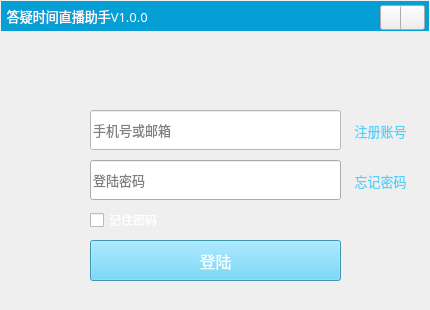
<?xml version="1.0" encoding="UTF-8"?>
<ui version="4.0">
 <class>LoginWindowClass</class>
 <widget class="QMainWindow" name="LoginWindowClass">
  <property name="geometry">
   <rect>
    <x>0</x>
    <y>0</y>
    <width>430</width>
    <height>310</height>
   </rect>
  </property>
  <property name="baseSize">
   <size>
    <width>1</width>
    <height>1</height>
   </size>
  </property>
  <property name="windowTitle">
   <string>LoginWindow</string>
  </property>
  <property name="animated">
   <bool>true</bool>
  </property>
  <widget class="QWidget" name="centralWidget">
   <widget class="QLabel" name="title_label">
    <property name="geometry">
     <rect>
      <x>0</x>
      <y>0</y>
      <width>221</width>
      <height>31</height>
     </rect>
    </property>
    <property name="font">
     <font>
      <family>微软雅黑</family>
      <pointsize>10</pointsize>
     </font>
    </property>
    <property name="styleSheet">
     <string notr="true">color: rgb(255, 255, 255);</string>
    </property>
    <property name="text">
     <string>  答疑时间直播助手V1.0.0</string>
    </property>
   </widget>
   <widget class="QPushButton" name="homepage_pushBtn">
    <property name="geometry">
     <rect>
      <x>90</x>
      <y>40</y>
      <width>251</width>
      <height>51</height>
     </rect>
    </property>
    <property name="font">
     <font>
      <family>微软雅黑</family>
      <pointsize>9</pointsize>
      <weight>50</weight>
      <bold>false</bold>
     </font>
    </property>
    <property name="cursor">
     <cursorShape>PointingHandCursor</cursorShape>
    </property>
    <property name="styleSheet">
     <string notr="true">border-image: url(:/LoginWindow/images/login_log.png);</string>
    </property>
    <property name="text">
     <string/>
    </property>
    <property name="flat">
     <bool>true</bool>
    </property>
   </widget>
   <widget class="QPushButton" name="login_pushBtn">
    <property name="geometry">
     <rect>
      <x>90</x>
      <y>240</y>
      <width>251</width>
      <height>41</height>
     </rect>
    </property>
    <property name="font">
     <font>
      <family>微软雅黑</family>
      <pointsize>12</pointsize>
     </font>
    </property>
    <property name="cursor">
     <cursorShape>PointingHandCursor</cursorShape>
    </property>
    <property name="focusPolicy">
     <enum>Qt::StrongFocus</enum>
    </property>
    <property name="styleSheet">
     <string notr="true">color: rgb(255, 255, 255);
background-color: rgb(87, 207, 248);</string>
    </property>
    <property name="text">
     <string>登陆</string>
    </property>
   </widget>
   <widget class="QLineEdit" name="UserName_Edit">
    <property name="geometry">
     <rect>
      <x>90</x>
      <y>110</y>
      <width>251</width>
      <height>40</height>
     </rect>
    </property>
    <property name="baseSize">
     <size>
      <width>50</width>
      <height>0</height>
     </size>
    </property>
    <property name="font">
     <font>
      <family>微软雅黑</family>
      <pointsize>10</pointsize>
     </font>
    </property>
    <property name="focusPolicy">
     <enum>Qt::StrongFocus</enum>
    </property>
    <property name="styleSheet">
     <string notr="true">background-color: rgb(255, 255, 255);</string>
    </property>
    <property name="echoMode">
     <enum>QLineEdit::Normal</enum>
    </property>
    <property name="placeholderText">
     <string>手机号或邮箱</string>
    </property>
   </widget>
   <widget class="MToolButton" name="min_pushBtn">
    <property name="geometry">
     <rect>
      <x>380</x>
      <y>5</y>
      <width>25</width>
      <height>25</height>
     </rect>
    </property>
    <property name="cursor">
     <cursorShape>PointingHandCursor</cursorShape>
    </property>
    <property name="text">
     <string/>
    </property>
   </widget>
   <widget class="MToolButton" name="close_pushBtn">
    <property name="geometry">
     <rect>
      <x>400</x>
      <y>5</y>
      <width>25</width>
      <height>25</height>
     </rect>
    </property>
    <property name="cursor">
     <cursorShape>PointingHandCursor</cursorShape>
    </property>
    <property name="text">
     <string/>
    </property>
   </widget>
   <widget class="QLabel" name="label_7">
    <property name="geometry">
     <rect>
      <x>100</x>
      <y>117</y>
      <width>25</width>
      <height>25</height>
     </rect>
    </property>
    <property name="styleSheet">
     <string notr="true">border-image: url(:/LoginWindow/images/username.png);</string>
    </property>
    <property name="text">
     <string/>
    </property>
   </widget>
   <widget class="QLineEdit" name="UserPass_Edit">
    <property name="geometry">
     <rect>
      <x>90</x>
      <y>160</y>
      <width>251</width>
      <height>40</height>
     </rect>
    </property>
    <property name="font">
     <font>
      <family>微软雅黑</family>
      <pointsize>10</pointsize>
     </font>
    </property>
    <property name="focusPolicy">
     <enum>Qt::StrongFocus</enum>
    </property>
    <property name="echoMode">
     <enum>QLineEdit::Password</enum>
    </property>
    <property name="placeholderText">
     <string>登陆密码</string>
    </property>
   </widget>
   <widget class="QPushButton" name="findPassword_pushBtn">
    <property name="geometry">
     <rect>
      <x>340</x>
      <y>160</y>
      <width>81</width>
      <height>41</height>
     </rect>
    </property>
    <property name="font">
     <font>
      <family>微软雅黑</family>
      <pointsize>10</pointsize>
      <weight>50</weight>
      <bold>false</bold>
     </font>
    </property>
    <property name="cursor">
     <cursorShape>PointingHandCursor</cursorShape>
    </property>
    <property name="styleSheet">
     <string notr="true">
color: rgb(87, 207, 248);</string>
    </property>
    <property name="text">
     <string>忘记密码</string>
    </property>
    <property name="flat">
     <bool>true</bool>
    </property>
   </widget>
   <widget class="QCheckBox" name="remember_checkBox">
    <property name="geometry">
     <rect>
      <x>90</x>
      <y>210</y>
      <width>71</width>
      <height>20</height>
     </rect>
    </property>
    <property name="styleSheet">
     <string notr="true">color: rgb(255, 255, 255);</string>
    </property>
    <property name="text">
     <string>记住密码</string>
    </property>
   </widget>
   <widget class="QPushButton" name="register_pushBtn">
    <property name="geometry">
     <rect>
      <x>340</x>
      <y>110</y>
      <width>81</width>
      <height>41</height>
     </rect>
    </property>
    <property name="font">
     <font>
      <family>微软雅黑</family>
      <pointsize>10</pointsize>
     </font>
    </property>
    <property name="cursor">
     <cursorShape>PointingHandCursor</cursorShape>
    </property>
    <property name="styleSheet">
     <string notr="true">color: rgb(87, 207, 248);</string>
    </property>
    <property name="text">
     <string>注册账号</string>
    </property>
    <property name="flat">
     <bool>true</bool>
    </property>
   </widget>
   <widget class="QLabel" name="label_8">
    <property name="geometry">
     <rect>
      <x>100</x>
      <y>167</y>
      <width>25</width>
      <height>25</height>
     </rect>
    </property>
    <property name="styleSheet">
     <string notr="true">border-image: url(:/LoginWindow/images/userpass.png);</string>
    </property>
    <property name="text">
     <string/>
    </property>
   </widget>
   <widget class="QLabel" name="ErrorTip_Label">
    <property name="geometry">
     <rect>
      <x>90</x>
      <y>90</y>
      <width>251</width>
      <height>21</height>
     </rect>
    </property>
    <property name="styleSheet">
     <string notr="true">color: rgb(255, 0, 0);</string>
    </property>
    <property name="text">
     <string>&lt;html&gt;&lt;head/&gt;&lt;body&gt;&lt;p&gt;&lt;br/&gt;&lt;/p&gt;&lt;/body&gt;&lt;/html&gt;</string>
    </property>
    <property name="alignment">
     <set>Qt::AlignCenter</set>
    </property>
   </widget>
   <widget class="QLabel" name="label">
    <property name="geometry">
     <rect>
      <x>1</x>
      <y>1</y>
      <width>428</width>
      <height>30</height>
     </rect>
    </property>
    <property name="styleSheet">
     <string notr="true">
background-color: rgb(5, 158, 213);</string>
    </property>
    <property name="text">
     <string/>
    </property>
   </widget>
   <widget class="QLabel" name="back_label">
    <property name="geometry">
     <rect>
      <x>0</x>
      <y>0</y>
      <width>430</width>
      <height>310</height>
     </rect>
    </property>
    <property name="text">
     <string/>
    </property>
   </widget>
   <zorder>back_label</zorder>
   <zorder>label</zorder>
   <zorder>title_label</zorder>
   <zorder>homepage_pushBtn</zorder>
   <zorder>login_pushBtn</zorder>
   <zorder>UserName_Edit</zorder>
   <zorder>min_pushBtn</zorder>
   <zorder>close_pushBtn</zorder>
   <zorder>label_7</zorder>
   <zorder>UserPass_Edit</zorder>
   <zorder>findPassword_pushBtn</zorder>
   <zorder>remember_checkBox</zorder>
   <zorder>register_pushBtn</zorder>
   <zorder>label_8</zorder>
   <zorder>ErrorTip_Label</zorder>
  </widget>
 </widget>
 <layoutdefault spacing="6" margin="11"/>
 <customwidgets>
  <customwidget>
   <class>MToolButton</class>
   <extends>QToolButton</extends>
   <header>mtoolbutton.h</header>
  </customwidget>
 </customwidgets>
 <resources>
  <include location="loginwindow.qrc"/>
 </resources>
 <connections/>
</ui>
